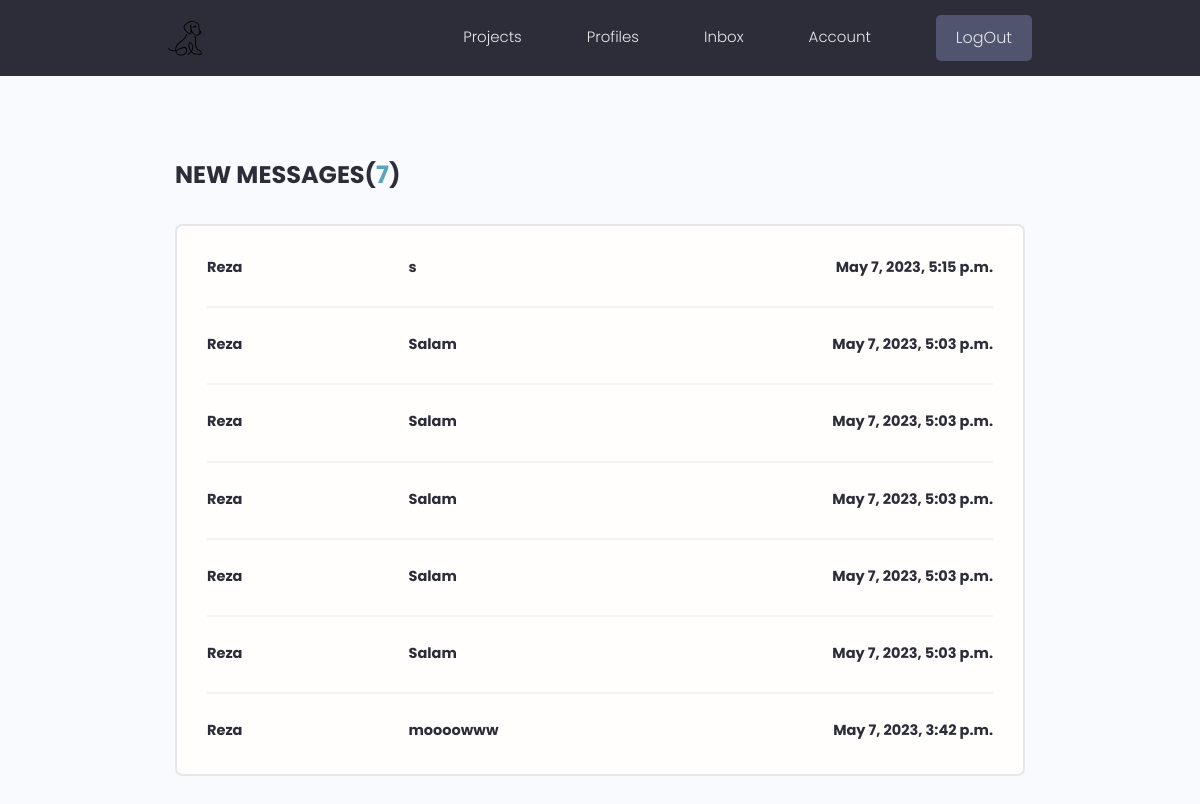
Screenshot of /inbox/ (signed in) with the database file from the repository.
### users/models.py (models this page shows, shortened)
class Message(models.Model):
    sender=models.ForeignKey(profile,null=True,blank=True,on_delete=models.SET_NULL)
    recipient=models.ForeignKey(profile,null=True,on_delete=models.CASCADE,related_name='payams')
    subject=models.CharField(max_length=200,blank=True,null=True)
    sender_name=models.CharField(max_length=200,blank=False,null=True)
    body=models.TextField()
    created=models.DateTimeField(auto_now=True,null=True,blank=True)
    email=models.EmailField(null=True,blank=True)
    is_read=models.BooleanField(default=False,null=True,blank=True)
    id=models.UUIDField(default=uuid.uuid4,unique=True
                        ,primary_key=True,editable=False)
    class Meta:
        ordering=['is_read','-created']

### users/views.py (the view)
# urls.py: path('inbox/',views.inbox ,name='inbox'),
def inbox(request):
    profile = request.user.profile
    payams=profile.payams.all()
    reade=profile.payams.filter(is_read=False).count()
    context={'payams':payams,'reade':reade}
    return render(request,'users/inbox.html',context)

### users/templates/users/inbox.html
{% extends 'main.html' %}
{% block content %}
<main class="inbox my-xl">
    <div class="content-box">
      <h3 class="inbox__title">New Messages(<span>{{reade}}</span>)</h3>
      <ul class="messages">
    {% for x in payams %}
    {% if x.is_read == False  %}
    <li class="message message--unread">
    {% else %}
    <li class="message">
    {% endif %}
          <a href="{% url 'message' x.id %}">
            <span class="message__author">{{x.sender_name}}</span>
            <span class="message__subject">{{x.subject}}</span>
            <span class="message__date">{{x.created}}</span>
          </a>
        </li>
    {% endfor %}
      </ul>
    </div>
  </main>
  {% endblock content %}

### static/styles/app.css (style rules this page uses)
:root { --color-sub: #2d2d39; }
.content-box { width: 95%; max-width: 85rem; margin: 0 auto; }
.inbox { height: 90vh; }
.inbox__title, .inbox__title span { font-size: 2.4rem; font-weight: 700; color: var(--color-sub); text-transform: uppercase; text-align: left; margin-bottom: 3rem; }
.inbox__title span { color: var(--color-main); }
.messages { list-style: none; background: var(--color-white); padding: 0.5rem 3rem; border: 2px solid var(--color-light); border-radius: 0.7rem; }
.message { padding: 2.5rem 0; }
.message > a span { font-size: 1.45rem; font-weight: 500; }
.message.message--unread a span { font-weight: 700; color: var(--color-sub); }
.message:not(:last-child) { border-bottom: 2px solid var(--color-white-light); }
.message > a { display: flex; gap: 1rem; }
.message__author, .message__date { flex-basis: 25%; }
.message__subject { flex-basis: 50%; }
.message__date { text-align: right; }

### static/uikit/styles/modules/_variables.css (style rules this page uses)
:root { --color-main: #5aa5b9; --color-main-light: #e6faff; --color-sub: #3f4156; --color-sub-light: #51546e; --color-sub-lighter: #ededfd; --color-text: #737373; --color-gray: #8b8b8b; --color-light: #e5e7eb; --color-light-gray: #767676; --color-bg: #f8fafd; --color-white: #fffefd; --color-white-light: #f3f3f3; --color-success: #359e64; --color-success-bg: #def8e8; --color-error: #fc4b0b; --color-error-bg: #fff2ee; --font-base: 'Poppins', arial, helvetica, 'Segoe UI', roboto, ubuntu, sans-serif; --font-monospace: 'Fira Code', 'Courier New', courier, monospace; --font-regular: 300; --font-medium: 500; --font-bold: 700; --generic-shadow: 1px 1px 5px #00000010; --generic-transition: all 0.3s ease-in-out; }

### static/uikit/styles/modules/_base.css (style rules this page uses)
* { margin: 0; padding: 0; box-sizing: border-box; text-rendering: optimizeLegibility; color: inherit; font-size: inherit; }
html { font-size: 50%; }
@media only screen and (min-width: 480px) { html { font-size: 56.25%; } }
@media only screen and (min-width: 1200px) { html { font-size: 62.5%; } }
body { line-height: 1.6; font-weight: 400; font-size: 1.5rem; color: var(--color-text); background-color: var(--color-bg); min-height: 100vh; }

### static/uikit/styles/modules/_typography.css (style rules this page uses)
* { font-family: var(--font-base); }
h3 { font-size: 3.2rem; font-weight: var(--font-medium); }
p, span, strong { font-size: 1.6rem; color: var(--color-text); font-weight: var(--font-regular); }
a { padding-bottom: 2px; text-decoration: none; display: inline-block; color: var(--color-main); font-weight: var(--font-medium); }

### static/uikit/styles/modules/_utilities.css (style rules this page uses)
.my-xl { margin: 8rem auto; }

### rows the page displays
Message: sender_name "Reza", subject "s", created "May 7, 2023, 5:15 p.m."
Message: sender_name "Reza", subject "Salam", created "May 7, 2023, 5:03 p.m."
Message: sender_name "Reza", subject "Salam", created "May 7, 2023, 5:03 p.m."
Message: sender_name "Reza", subject "Salam", created "May 7, 2023, 5:03 p.m."
Message: sender_name "Reza", subject "Salam", created "May 7, 2023, 5:03 p.m."
Message: sender_name "Reza", subject "Salam", created "May 7, 2023, 5:03 p.m."
Message: sender_name "Reza", subject "moooowww", created "May 7, 2023, 3:42 p.m."

### other values shown
{{ reade }} "7"
